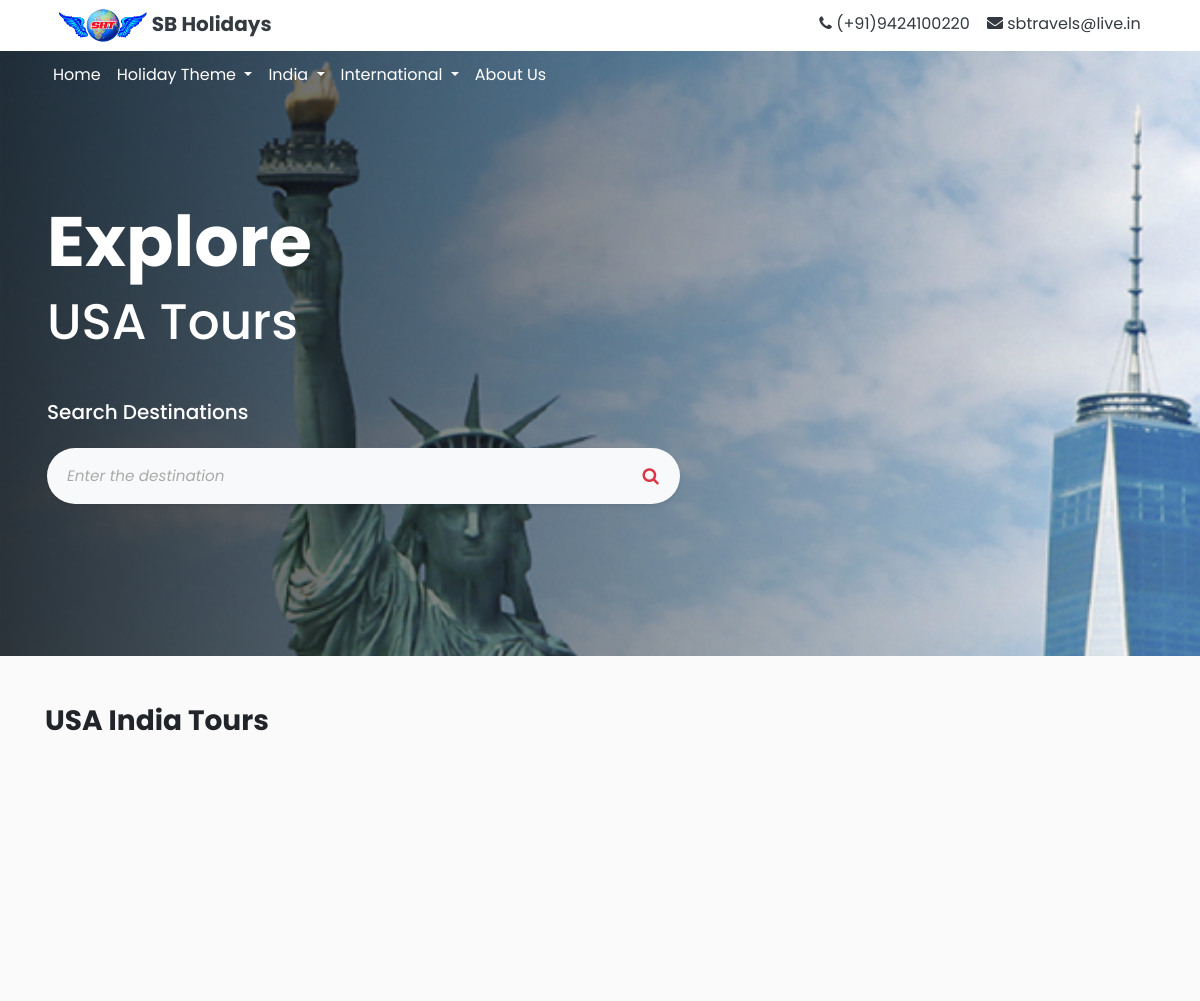
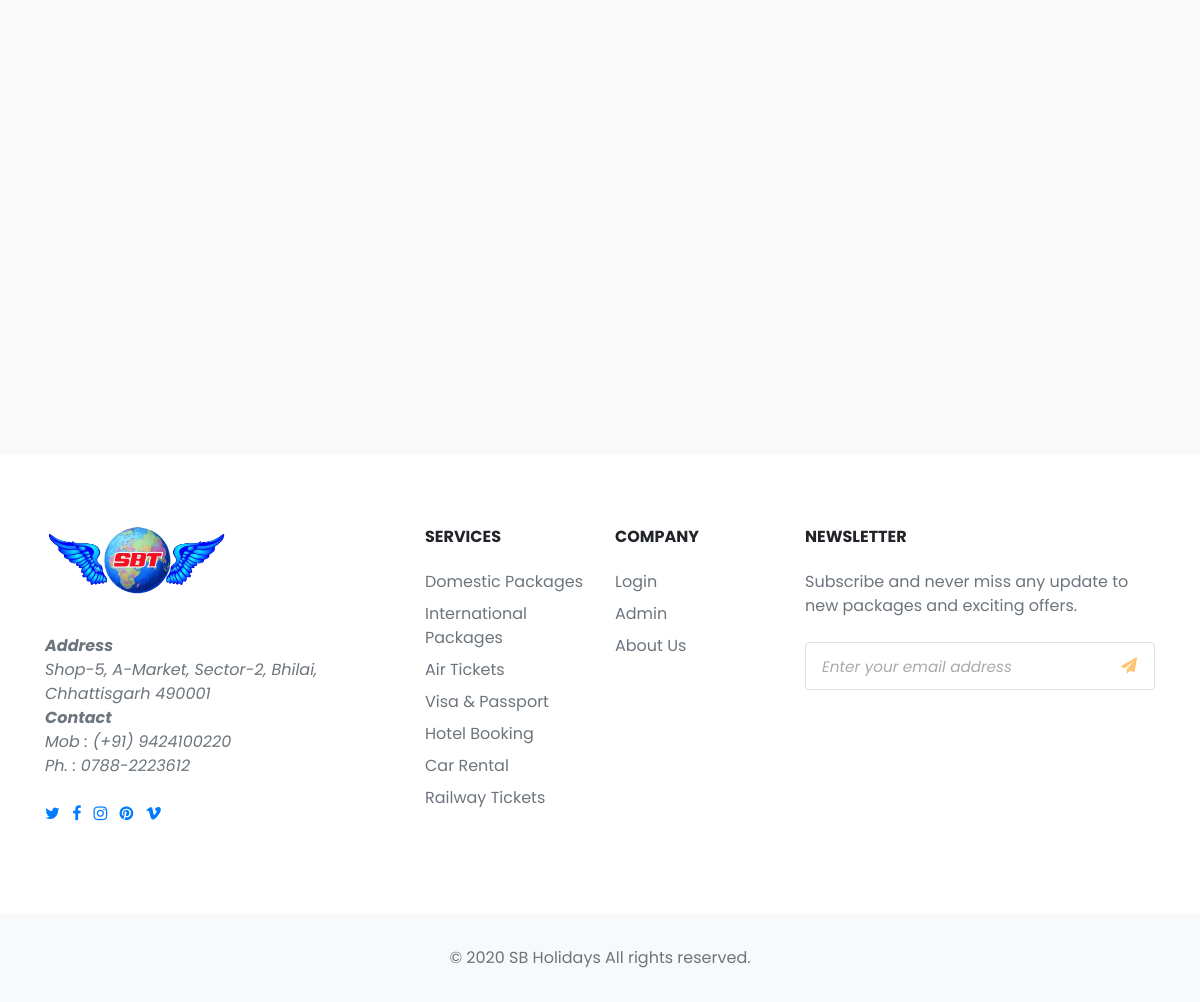
The page /package_app/international_category/2/ on the database its author committed (2 pictures, top to bottom).
### package_app/models.py (models this page shows, shortened)
class InternationalCategory(models.Model):
    name = models.TextField(blank=False)
    category_img = models.ImageField(upload_to='images/')
    popular = models.BooleanField(null=False, default=True)

### package_app/views.py (the view)
# urls.py: url(r'^international_category/(?P<pk>\d+)/$',views.InternationalCategoryDetailView.as_view(),name='international_category_detail'),
class InternationalCategoryDetailView(DetailView):
    model = models.InternationalCategory
    context_object_name = 'international_detail'
    template_name = 'package_app/international_category.html'

### package_app/templates/package_app/international_category.html (shortened to what this page needs)
{% extends "package_app/package_app_base.html" %}
{% block body_block %}
<div class="jumbotron parallax" style="border-radius:0; height:auto; background-image: linear-gradient(to right, rgba(0,0,0,0.75), rgba(0,0,0,0)), url('{{international_detail.category_img.url}}');">
  <div class="container" style="margin-top:100px;">
    <h1 style="font-size:70px;"><b>Explore</b></h1>
    <h1 style="font-size:50px;">{{international_detail.name}} Tours</h1>
    <div class="row mb-5 mt-4">
      <div class="col-lg-7 mx-left">
        <div class="py-3 rounded-lg" >
          <h5 class="mb-4 text-white mt-2">Search Destinations</h5>
          <form action="{% url 'package_app:search_result' %}">
            <div class="p-2 bg-light rounded rounded-pill shadow-sm mb-4">
              <div class="input-group px-0">
                <input name="destination" type="search" placeholder="Enter the destination" aria-describedby="button-addon1" class="form-control border-0 bg-light">
                <div class="input-group-append">
                  <button id="button-addon1" type="submit" class="btn btn-link text-danger" style="font-size:17.5px;"><i class="fa fa-search"></i></button>
                </div>
              </div>
            </div>
          </form>
        </div>
      </div>
    </div>
  </div>
</div>
<div class="exterior pt-5">
<div class="container">
  <div class="px-lg-0">
    <h3 class="font-weight-bold mb-3">{{international_detail.name}} India Tours</h3><br>
  </div>
</div>
</div>
{% endblock %}

### static/css/style.css (style rules this page uses)
.whole_font { font-family: 'Poppins', sans-serif; }
.form-control::placeholder { font-size: 0.95rem; color: #aaa; font-style: italic; }
.parallax { background-attachment: fixed; background-position: center; background-repeat: no-repeat; background-size: cover; }
.jumbotron { margin-bottom: 0px; height: 600px; background-position: 0% 25%; background-size: cover; background-repeat: no-repeat; color: white; padding-top: 100px; }
.exterior { min-height: 100vh; background: #fafafa; }
#button-addon1 { color: #ffc371; }

### rows shown on the page
InternationalCategory: category_img (picture), name "USA"
